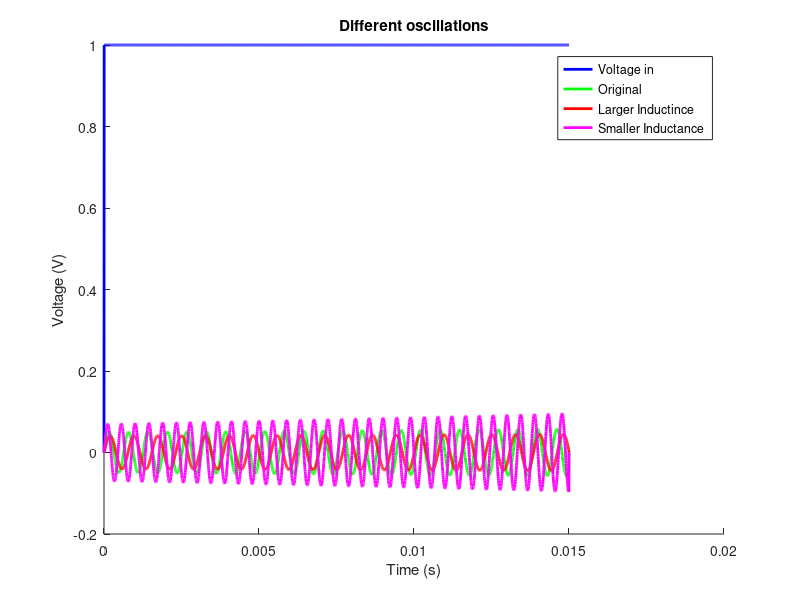

Write the MATLAB code that produced this figure.
clear;
clc;
close all;

h = 1/(192*10^3); % Initialize h

kmax = 2880; % number of time steps

% Different responses of circuit
% Same amplitude
R_same = 50;
L_same = 100*10^-3;
C_same = 0.1*10^-6;

% Components for other 2 circuits
% Red
R_decay = 50;
L_decay = 150*10^-3;
C_decay = 0.1*10^-6;

% Purple
R_growth = 50;
L_growth = 50*10^-3;
C_growth = 0.1*10^-6;


Vin = [0; ones(kmax, 1)];

Vc = 0;
I = 0;

% Matricies derived
x_same = [Vc, I; zeros(kmax, 2)];
A1 = [1, h/C_same;
    -h/L_same, 1-h*R_same/L_same];
B1 = [0; h/L_same];

x_decay = [Vc, I; zeros(kmax, 2)];
A2 = [1, h/C_decay;
    -h/L_decay, 1-h*R_decay/L_decay];
B2 = [0; h/L_decay];

x_growth = [Vc, I; zeros(kmax, 2)];
A3 = [1, h/C_growth;
    -h/L_growth, 1-h*R_growth/L_growth];
B3 = [0; h/L_growth];

%% Simulating as time goes on
for k=2:kmax
    x_same(k, :) = A1*(x_same(k-1, :)')+B1*Vin(k-1, :);
    x_decay(k, :) = A2*(x_decay(k-1, :)')+B2*Vin(k-1, :);
    x_growth(k, :) = A3*(x_growth(k-1, :)')+B3*Vin(k-1, :);
end

%% Plotting
t = 0:h:kmax*h; % Make time vector

figure;
hold on;
plot(t, Vin(:, 1), 'b', 'linewidth',2);
plot(t, x_same(:, 2)*R_same, 'g', 'linewidth',2);
plot(t, x_decay(:, 2)*R_decay, 'r', 'linewidth',2);
plot(t, x_growth(:, 2)*R_growth, 'm', 'linewidth',2);
legend("Voltage in", "Original", "Larger Inductince", "Smaller Inductance");
ylabel("Voltage (V)");
xlabel("Time (s)");
title("Different oscillations");
